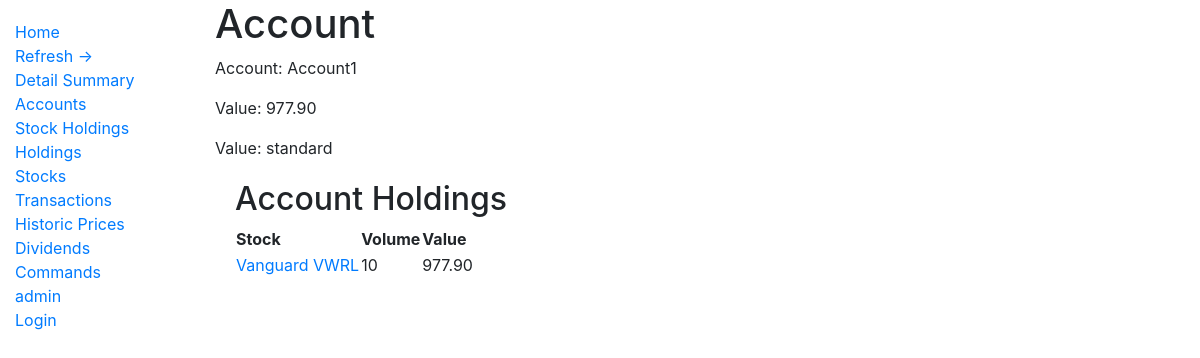
Page /account/1 on the earlier database version.
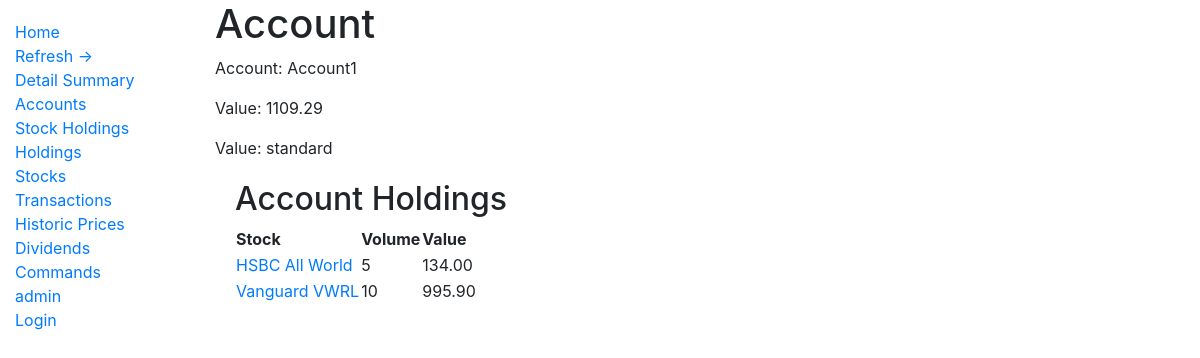
Same page on the later database version.
### portfolio/models.py (models this page shows, shortened)
class Account(models.Model):
    name = models.CharField(max_length=50)
    ACCOUNT_TYPE = (
        ('ISA', 'ISA'),
        ('pension', 'PENSION'),
        ('standard', 'STANDARD'),
        ('VCT', 'VCT'),
        ('cash','CASH')
    )
    account_type = models.CharField(max_length=8, choices=ACCOUNT_TYPE, default='buy')
    account_value = models.DecimalField(max_digits=9, decimal_places=2, default=0)
    person = models.ForeignKey('Person', on_delete=models.CASCADE, null=True)
    class Meta:
        ordering = ['name']

class Holding(models.Model):
    stock = models.ForeignKey(Stock, on_delete=models.CASCADE, null=True)
    account = models.ForeignKey(Account, on_delete=models.CASCADE, null=True)
    volume = models.IntegerField()
    book_cost = models.DecimalField(max_digits=10, decimal_places=2)
    current_value = models.DecimalField(max_digits=10, decimal_places=2)
    value_updated = models.DateTimeField(null=True)
    class Meta:
        ordering = ['stock']
    def get_absolute_url(self):
        return reverse('holding_detail', args=[str(self.id)])

class Stock(models.Model):
    name = models.CharField(max_length=50)
    code = models.CharField(max_length=20)
    yahoo_code = models.CharField(max_length=20, null=True)
    nickname = models.CharField(max_length=40)
    CURRENCY_TYPE = (
        ('gbp', 'GBP'),
        ('gbx', 'GBX'),
        ('usd', 'USD'),
    )
    currency = models.CharField(max_length=6, choices=CURRENCY_TYPE, default='equity')
    STOCK_TYPE = (
        ('fund', 'FUND'),
        ('equity', 'EQUITY'),
        ('etfs', 'ETFS'),
        ('curr','CURR'),
    )
    stock_type = models.CharField(max_length=6, choices=STOCK_TYPE, default='equity')
    STOCK_REGION = (
        ('world', 'WORLD'),
        ('us', 'US'),
        ('uk', 'UK'),
        ('europe', 'EUROPE'),
    )
    stock_region = models.CharField(max_length=6, choices=STOCK_REGION, default='world')
    SCRAPER_SOURCE = (
        ('ft', 'ft'),
        ('yahoo', 'yahoo'),
    )
    scraper_source = models.CharField(max_length=5, choices=SCRAPER_SOURCE, default='ft')
    active = models.BooleanField(default=True)
    current_price = models.DecimalField(max_digits=7, decimal_places=4)
    price_updated = models.DateTimeField(null=True)
    perf_5y = models.DecimalField(max_digits=7, decimal_places=2, null=True)
    perf_3y = models.DecimalField(max_digits=7, decimal_places=2, null=True)
    perf_1y = models.DecimalField(max_digits=7, decimal_places=2, null=True)
    perf_6m = models.DecimalField(max_digits=7, decimal_places=2, null=True)
    perf_3m = models.DecimalField(max_digits=7, decimal_places=2, null=True)
    perf_1m = models.DecimalField(max_digits=7, decimal_places=2, null=True)
    class Meta:
        ordering = ['name']
    def __str__(self):
        return self.nickname

### portfolio/views.py (the view)
# urls.py: path('account/<int:pk>', AccountDetailView.as_view(), name='account_detail'),
class AccountDetailView(DetailView):
    model = Account
    template_name = 'portfolio/account_detail.html'

### portfolio/templates/portfolio/account_detail.html
{% extends 'portfolio/base.html' %}
{% block content %}
        <h1>Account</h1>
        <p>Account: {{account.name}}</p>
        <p>Value: {{account.account_value}}</p>
        <p>Value: {{account.account_type}}</p>
        <div style="margin-left:20px;margin-top:20px">
            <h2>Account Holdings</h2>
            <table>
            <tr>
                <th>Stock</th>
                <th>Volume</th>
                <th>Value</th>
            </tr>
            {% for h in account.holding_set.all %}
                <tr>
                    <td><a href="{{ h.get_absolute_url }}">{{ h.stock }}</a> </td>
                    <td> {{h.volume }} </td>
                    <td> {{h.current_value}} </td>
                </tr>
             {% endfor %}
        </table>
    </div>
{% endblock %}

Differences in the rows shown:
changed Account "Account1": account_value "977.90" → "1109.29"
added Holding: stock "HSBC All World", volume "5", current_value "134.00"
changed Holding "Vanguard VWRL": current_value "977.90" → "995.90"
